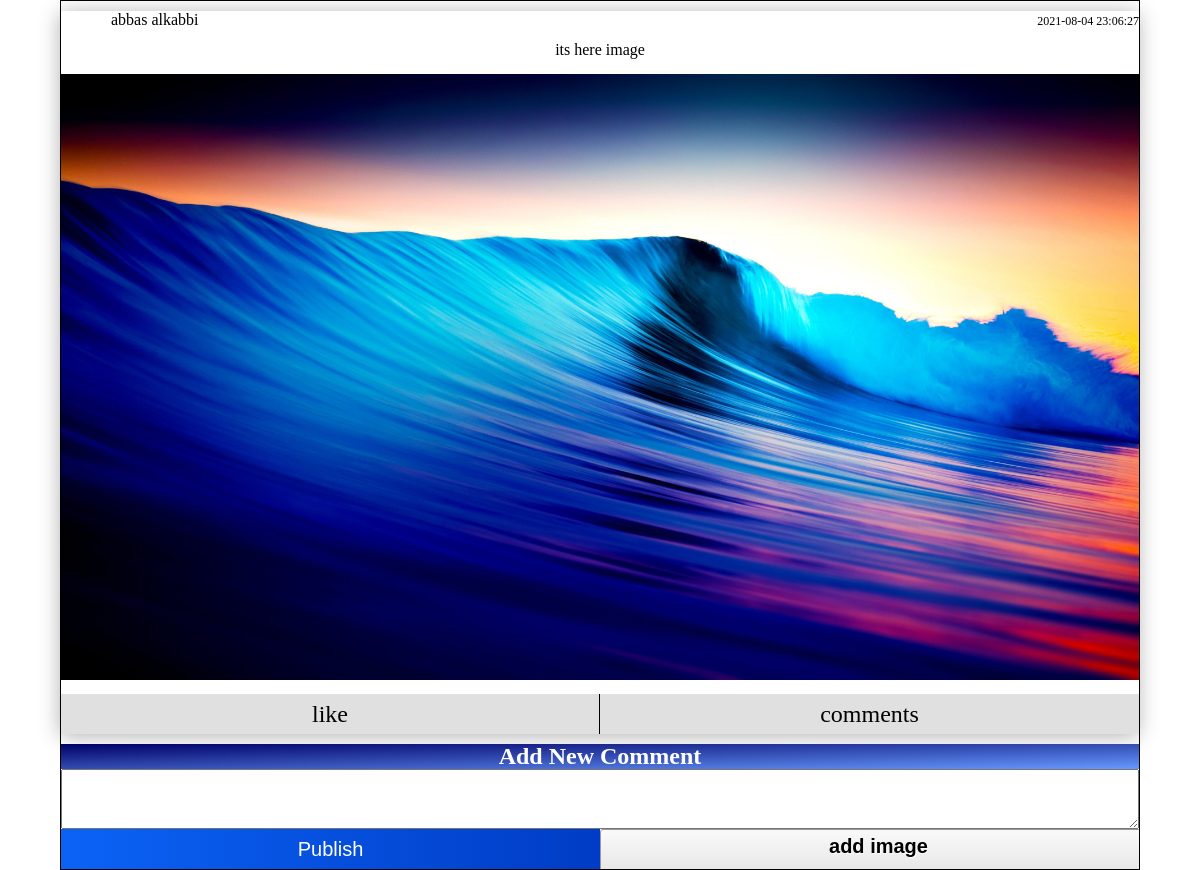
/post.php?id=2, run on the app's committed database.
### tables this page shows
CREATE TABLE `users` (
  `id` int(11) NOT NULL,
  `firstName` varchar(250) NOT NULL,
  `lastName` varchar(250) NOT NULL,
  `email` varchar(250) NOT NULL,
  `password` varchar(250) NOT NULL,
  `url_img` varchar(500) DEFAULT NULL
);

CREATE TABLE `posts` (
  `id_post` int(11) NOT NULL,
  `id_author` int(11) NOT NULL,
  `context` text,
  `date_post` datetime NOT NULL DEFAULT CURRENT_TIMESTAMP,
  `url_img` varchar(500) DEFAULT NULL
);

### post.php (the view, shortened to what this page needs)
<?php
include_once "php/inc/config.php";
$id_post=$_GET["id"];
$get_post=mysqli_query($conn,"SELECT * FROM posts WHERE id_post='{$id_post}' ");
if(mysqli_num_rows($get_post) > 0 ){
    while($post = mysqli_fetch_object($get_post)){
   $id_author= $post -> id_author;
   $context= $post -> context;
   $date_post= $post -> date_post;
   $url_img= $post -> url_img;
 }
}
else{
    header("location: ../404.php");
}
?>
<!DOCTYPE html>
<html lang="en">
<head>
    <link rel="stylesheet" href="../css/core.css" />
    <link rel="stylesheet" href="../css/components/header.css" />
    <link rel="stylesheet" href="../css/post.css" />
</head>
<body>
<div class="container-post">
    <div class="post">
        <div class="post-header">
        <?php
          $get_author= mysqli_query($conn,"SELECT * FROM users WHERE id ={$id_author}");
               if(mysqli_num_rows($get_author) > 0){
        while($author = mysqli_fetch_object($get_author)){
           $name_author= $author -> firstName.' '.$author -> lastName;
        }
        }
        ?>
        <a  href='../user/<?php echo $id_author ?>' class=author-name>
            <?php echo $name_author?> </a>
            <span class=date-post>
                <?php echo htmlspecialchars($date_post)?>
            </span>
        </div>
        <section class=content-post>
            <?php
            if($context != null){?>
            <p> <?php echo htmlspecialchars($context)?>
            </p>
            <?php
            }
            ?>
            <?php
            if($url_img != null){
            ?>
            <div class="image-post">
            <img src="../php/image-post/<?php echo $url_img?>" alt="">
            </div>
            <?php
            }
            ?>
        </section>
        <div class="footer-post">
            <span class=like>like</span>
            <span class=comments>comments</span>
        </div>
    </div>
    <form class="add-comment">
      <div class="add-comment-header">
        <h2 >Add New Comment</h2>
    </div>
    <textarea class="add-comment-context" role="textbox" contenteditable name="context"></textarea>
    <div class="buttons">
        <button type="submit" id=submit >Publish</button>
        <input type="file" class="input-image" name=image />
    </div>
    </form>
</div>
</body>
</html>

### css/core.css (style rules this page uses)
* { padding: 0; margin: 0; box-sizing: border-box; text-decoration: none; }

### css/post.css (style rules this page uses)
.container-post { width: 100%; min-height: calc(100vh - 50px); border: 1px #000 solid; }
.container-post .post { margin: 10px auto 10px auto; width: 100%; -webkit-box-shadow: -1px 2px 20px 0px #0000004f; box-shadow: -1px 2px 20px 0px #0000004f; }
.container-post .post .post-header { width: 100%; height: 20px; }
.container-post .post .post-header .author-name { width: 50%; float: left; display: -webkit-box; display: -ms-flexbox; display: flex; -webkit-box-align: center; -ms-flex-align: center; align-items: center; color: #000; }
.container-post .post .post-header .date-post { width: 50%; height: 100%; float: left; font-size: 12px; display: -webkit-box; display: -ms-flexbox; display: flex; -webkit-box-align: center; -ms-flex-align: center; align-items: center; -webkit-box-pack: end; -ms-flex-pack: end; justify-content: flex-end; }
.container-post .post .content-post { margin: 10px 0 0 0; width: 100%; text-align: center; }
.container-post .post .content-post p { margin: 0 0 15px 0; width: 100%; font-size: 16px; display: -webkit-box; display: -ms-flexbox; display: flex; -webkit-box-align: center; -ms-flex-align: center; align-items: center; -webkit-box-pack: center; -ms-flex-pack: center; justify-content: center; }
.container-post .post .content-post .image-post { width: 100%; margin: 10px 0px; }
.container-post .post .content-post .image-post img { width: 100%; }
.container-post .post .footer-post { margin: 10px 0 0 0; width: 100%; height: 40px; display: -webkit-box; display: -ms-flexbox; display: flex; -webkit-box-orient: horizontal; -webkit-box-direction: normal; -ms-flex-direction: row; flex-direction: row; -webkit-box-align: center; -ms-flex-align: center; align-items: center; -webkit-box-pack: center; -ms-flex-pack: center; justify-content: center; }
.container-post .post .footer-post .like, .container-post .post .footer-post .comments { width: 50%; height: 100%; display: -webkit-box; display: -ms-flexbox; display: flex; -webkit-box-align: center; -ms-flex-align: center; align-items: center; -webkit-box-pack: center; -ms-flex-pack: center; justify-content: center; background: #dbdbdbdb; font-size: 24px; }
.container-post .post .footer-post .like { border-right: 1px solid #000; }
.container-post .add-comment { width: 100%; min-height: 125px; }
.container-post .add-comment .add-comment-header { width: 100%; height: 25px; display: -webkit-box; display: -ms-flexbox; display: flex; -webkit-box-align: center; -ms-flex-align: center; align-items: center; -webkit-box-pack: center; -ms-flex-pack: center; justify-content: center; background: -webkit-gradient(linear, left top, right bottom, from(#000066), to(#6699ff)); background: linear-gradient(to right bottom, #000066, #6699ff); }
.container-post .add-comment .add-comment-header h2 { color: #fff; }
.container-post .add-comment .add-comment-context { display: block; width: 100%; overflow: hidden; resize: both; min-height: 60px; line-height: 20px; }
.container-post .add-comment .buttons { width: 100%; height: 40px; display: -webkit-box; display: -ms-flexbox; display: flex; -webkit-box-orient: horizontal; -webkit-box-direction: normal; -ms-flex-direction: row; flex-direction: row; -webkit-box-align: center; -ms-flex-align: center; align-items: center; -webkit-box-pack: center; -ms-flex-pack: center; justify-content: center; }
.container-post .add-comment .buttons button { border: none; background: -webkit-gradient(linear, left top, right top, from(#0b63f6), to(#003cc5)); background: linear-gradient(to right, #0b63f6, #003cc5); color: #fff; font-size: 20px; outline: none; width: 50%; height: 100%; }
.container-post .add-comment .buttons .input-image { width: 50%; height: 100%; }
.container-post .add-comment .buttons .input-image::before { width: 100%; height: 100%; text-align: center; content: "add image"; color: black; display: inline-block; background: -webkit-gradient(linear, left top, left bottom, from(#f9f9f9), to(#e3e3e3)); background: linear-gradient(top, #f9f9f9, #e3e3e3); border: 1px solid #999; border-radius: 3px; padding: 5px 8px; outline: none; white-space: nowrap; -webkit-user-select: none; -moz-user-select: none; -ms-user-select: none; user-select: none; cursor: pointer; text-shadow: 1px 1px #fff; font-weight: 700; font-size: 20px; }
@media screen and (min-width: 700px) { .container-post { width: 90%; margin: auto; } }

### data on the page
users: name_author "abbas alkabbi"
posts: date_post "2021-08-04 23:06:27", context "its here image", url_img (picture)
